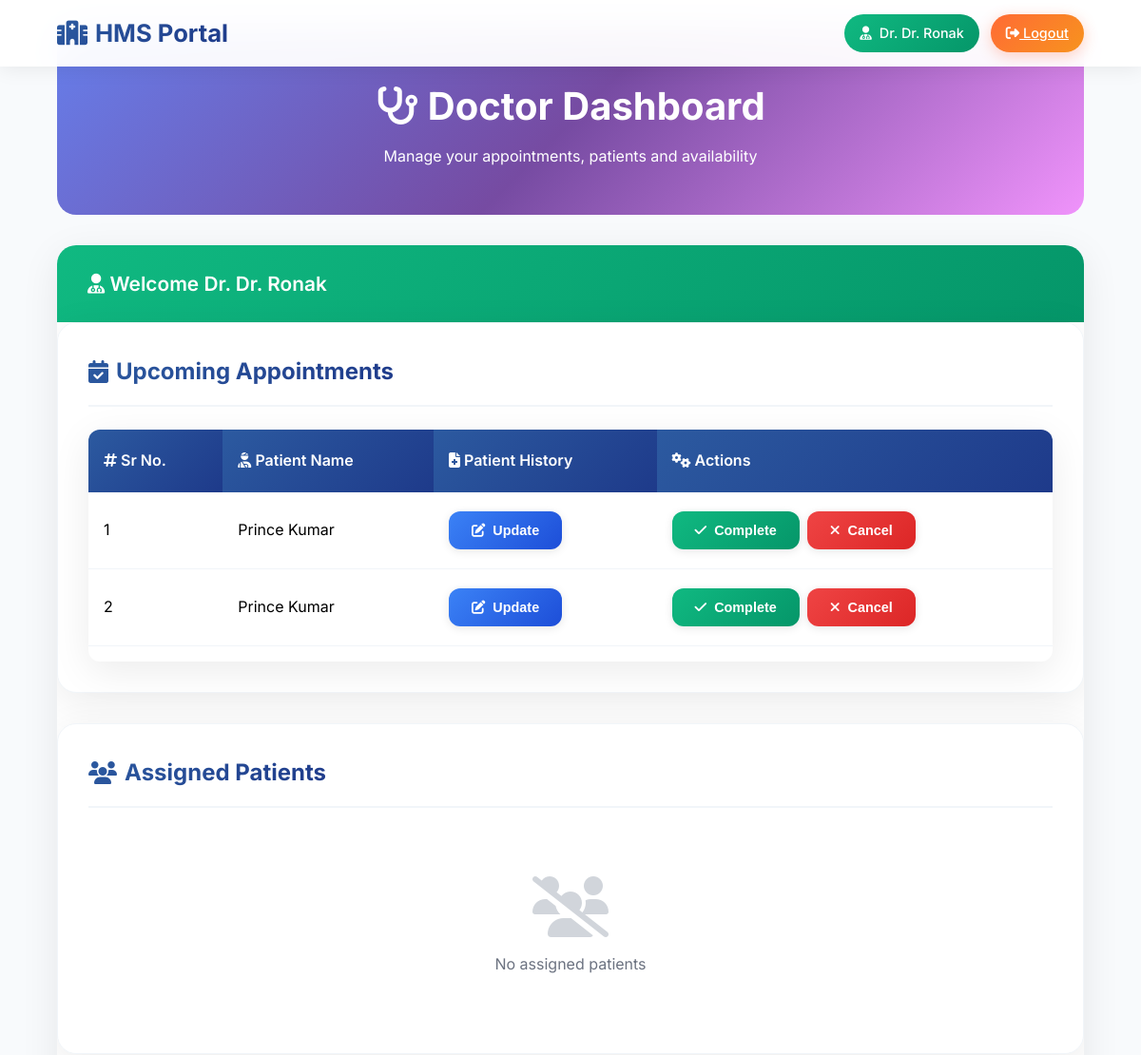
The page /doctor/dashboard (signed in, upper part) on the database as committed earlier.
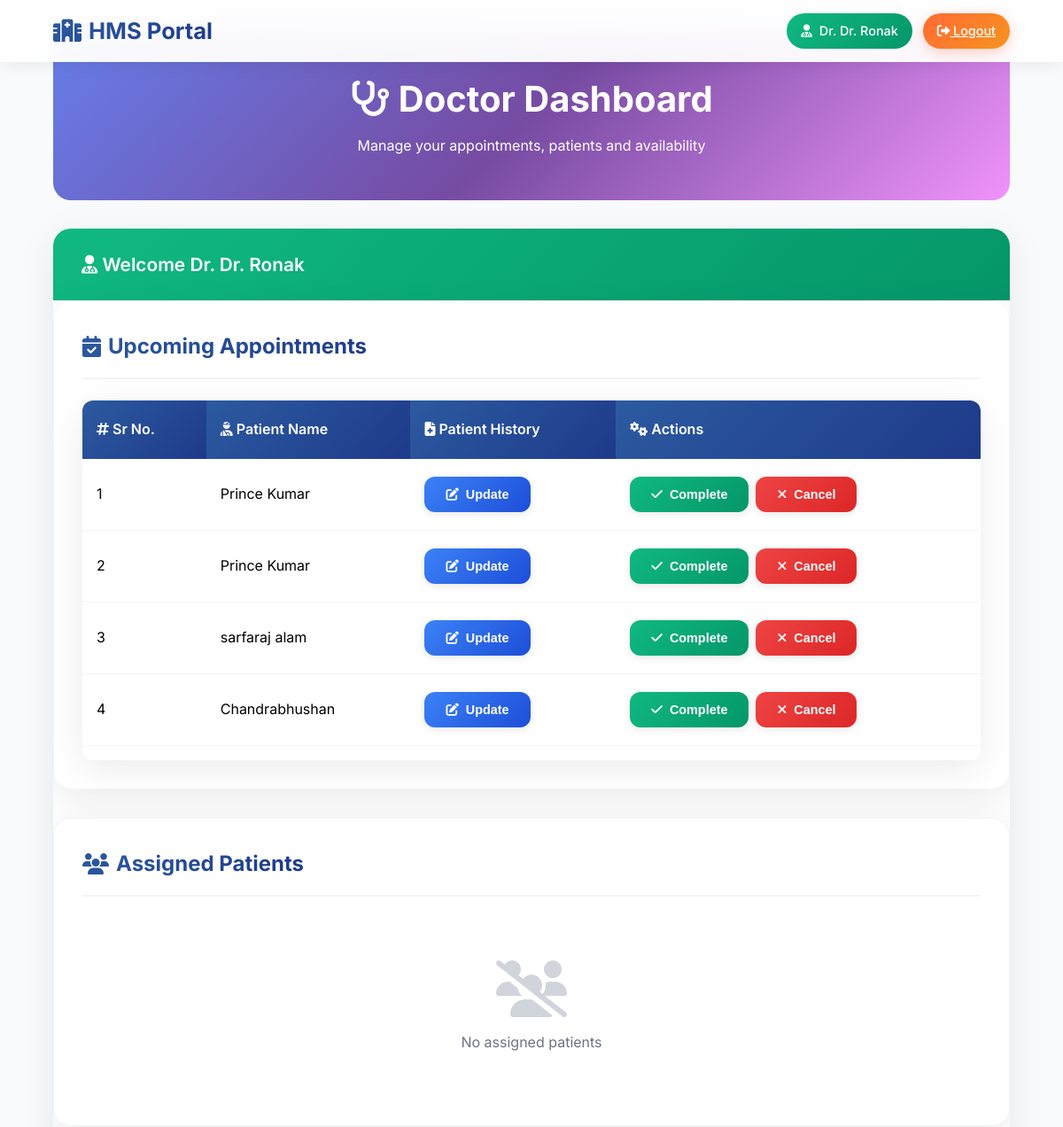
The same page on the database as committed later.
### models.py (models this page shows)
class Appointment(db.Model):
    id = db.Column(db.Integer,primary_key = True, unique=True)
    date = db.Column(db.DateTime, default=datetime.utcnow)
    doctor_id = db.Column(db.Integer, db.ForeignKey('doctor.id'), nullable=False)
    patient_id = db.Column(db.Integer, db.ForeignKey('patient.id'), nullable=False)
    availability_id = db.Column(db.Integer,db.ForeignKey('doctor_availability.id'),nullable=False)
    treatments = db.relationship('Treatment', backref='appointment', lazy=True)

class Patient(db.Model, UserMixin):
    id = db.Column(db.Integer,primary_key = True, unique=True)
    pat_name = db.Column(db.String(100), nullable=False)
    pat_age = db.Column(db.Integer,nullable=False)
    pat_email = db.Column(db.String(100), unique=True, nullable=False)
    pat_phone = db.Column(db.String(10), unique=True, nullable=False)
    pat_password = db.Column(db.String(16), nullable=False)
    appointments = db.relationship('Appointment', backref='patient', lazy=True)

### app.py (the view)
@app.route('/doctor/dashboard')
@login_required
def doctor_dashboard():
    appointments = Appointment.query.filter_by(doctor_id=current_user.id)
    patient = Patient.query.all()
    assigned_patients = db.session.query(
    Patient, Appointment
    ).join(Appointment, Patient.id == Appointment.patient_id).filter(
    Appointment.doctor_id == 5
    ).all()
    return render_template('./doctor/doctor_dashboard.html',appointments=appointments,assigned_patients=assigned_patients,patient=patient)

### app.py (called while the page is built)
@loginmanager.user_loader
def load_user(user_id):
     return (
         Admin.query.get(int(user_id)) or
         Doctor.query.get(int(user_id)) or
         Patient.query.get(int(user_id))
     )

### templates/Doctor/doctor_dashboard.html (shortened to what the changed rows need)
<!DOCTYPE html>
<html lang="en">
<head>
    <link href="https://cdnjs.cloudflare.com/ajax/libs/font-awesome/6.4.0/css/all.min.css" rel="stylesheet">
    <link rel="stylesheet" href="../../static/css/doctor/doctor_dashboard.css">
</head>
<body>
    <div class="main-content">
        <section class="page-hero">
            <h1><i class="fas fa-stethoscope"></i> Doctor Dashboard</h1>
        </section>
        <div class="dashboard">
            <div class="card">
                <div class="card-header">
                    <h2 class="card-title">
                        <i class="fas fa-calendar-check"></i> Upcoming Appointments
                    </h2>
                </div>
                <div class="table-container">
                    <table>
                        <thead>
                            <tr>
                                <th><i class="fas fa-hashtag"></i> Sr No.</th>
                                <th><i class="fas fa-user-injured"></i> Patient Name</th>
                                <th><i class="fas fa-file-medical"></i> Patient History</th>
                                <th><i class="fas fa-cogs"></i> Actions</th>
                            </tr>
                        </thead>
                        <tbody>
                            {% for appt in appointments %}
                            <tr>
                                <td>{{ loop.index }}</td>
                                <td>{{ appt.patient.pat_name }}</td>
                                <td>
                                    <a href="{{ url_for('update_patient', appointment_id=appt.id) }}">
                                        <button class="btn btn-primary">
                                            <i class="fas fa-edit"></i> Update
                                        </button>
                                    </a>
                                </td>
                                <td>
                                    <div class="actions">
                                        <button class="btn btn-success">
                                            <i class="fas fa-check"></i> Complete
                                        </button>
                                        <button class="btn btn-danger">
                                            <i class="fas fa-times"></i> Cancel
                                        </button>
                                    </div>
                                </td>
                            </tr>
                            {% endfor %}
                        </tbody>
                    </table>
                </div>
            </div>
            <div class="card">
                <div class="card-header">
                    <h2 class="card-title">
                        <i class="fas fa-users"></i> Assigned Patients
                    </h2>
                </div>
            </div>
        </div>
    </div>
</body>
</html>

Rows that differ between the two databases and show on the page:
added Appointment: patient.pat_name "sarfaraj alam"
added Appointment: patient.pat_name "Chandrabhushan"
